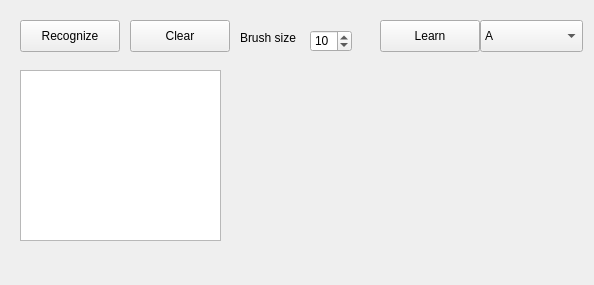
<?xml version="1.0" encoding="UTF-8"?>
<ui version="4.0">
 <class>MainWindow</class>
 <widget class="QMainWindow" name="MainWindow">
  <property name="geometry">
   <rect>
    <x>0</x>
    <y>0</y>
    <width>594</width>
    <height>285</height>
   </rect>
  </property>
  <property name="windowTitle">
   <string>English alphabet recognizer</string>
  </property>
  <widget class="QWidget" name="centralwidget">
   <widget class="QSpinBox" name="spinBox">
    <property name="geometry">
     <rect>
      <x>310</x>
      <y>30</y>
      <width>42</width>
      <height>22</height>
     </rect>
    </property>
    <property name="minimum">
     <number>1</number>
    </property>
    <property name="maximum">
     <number>20</number>
    </property>
    <property name="value">
     <number>10</number>
    </property>
   </widget>
   <widget class="QGraphicsView" name="graphicsView">
    <property name="geometry">
     <rect>
      <x>20</x>
      <y>70</y>
      <width>201</width>
      <height>171</height>
     </rect>
    </property>
   </widget>
   <widget class="QLabel" name="label">
    <property name="geometry">
     <rect>
      <x>240</x>
      <y>30</y>
      <width>91</width>
      <height>16</height>
     </rect>
    </property>
    <property name="text">
     <string>Brush size</string>
    </property>
   </widget>
   <widget class="QPushButton" name="pushButton_2">
    <property name="geometry">
     <rect>
      <x>130</x>
      <y>20</y>
      <width>100</width>
      <height>32</height>
     </rect>
    </property>
    <property name="text">
     <string>Clear</string>
    </property>
   </widget>
   <widget class="QPushButton" name="pushButton">
    <property name="geometry">
     <rect>
      <x>20</x>
      <y>20</y>
      <width>100</width>
      <height>32</height>
     </rect>
    </property>
    <property name="text">
     <string>Recognize</string>
    </property>
   </widget>
   <widget class="QLabel" name="label_2">
    <property name="geometry">
     <rect>
      <x>230</x>
      <y>60</y>
      <width>161</width>
      <height>161</height>
     </rect>
    </property>
    <property name="font">
     <font>
      <pointsize>101</pointsize>
     </font>
    </property>
    <property name="text">
     <string/>
    </property>
   </widget>
   <widget class="QPushButton" name="pushButton_3">
    <property name="geometry">
     <rect>
      <x>380</x>
      <y>20</y>
      <width>100</width>
      <height>32</height>
     </rect>
    </property>
    <property name="text">
     <string>Learn</string>
    </property>
   </widget>
   <widget class="QComboBox" name="comboBox">
    <property name="geometry">
     <rect>
      <x>480</x>
      <y>20</y>
      <width>103</width>
      <height>32</height>
     </rect>
    </property>
    <item>
     <property name="text">
      <string>A</string>
     </property>
    </item>
    <item>
     <property name="text">
      <string>B</string>
     </property>
    </item>
    <item>
     <property name="text">
      <string>C</string>
     </property>
    </item>
    <item>
     <property name="text">
      <string>D</string>
     </property>
    </item>
    <item>
     <property name="text">
      <string>E</string>
     </property>
    </item>
    <item>
     <property name="text">
      <string>F</string>
     </property>
    </item>
    <item>
     <property name="text">
      <string>G</string>
     </property>
    </item>
    <item>
     <property name="text">
      <string>H</string>
     </property>
    </item>
    <item>
     <property name="text">
      <string>I</string>
     </property>
    </item>
    <item>
     <property name="text">
      <string>J</string>
     </property>
    </item>
    <item>
     <property name="text">
      <string>K</string>
     </property>
    </item>
    <item>
     <property name="text">
      <string>L</string>
     </property>
    </item>
    <item>
     <property name="text">
      <string>M</string>
     </property>
    </item>
    <item>
     <property name="text">
      <string>N</string>
     </property>
    </item>
    <item>
     <property name="text">
      <string>O</string>
     </property>
    </item>
    <item>
     <property name="text">
      <string>P</string>
     </property>
    </item>
    <item>
     <property name="text">
      <string>Q</string>
     </property>
    </item>
    <item>
     <property name="text">
      <string>R</string>
     </property>
    </item>
    <item>
     <property name="text">
      <string>S</string>
     </property>
    </item>
    <item>
     <property name="text">
      <string>T</string>
     </property>
    </item>
    <item>
     <property name="text">
      <string>U</string>
     </property>
    </item>
    <item>
     <property name="text">
      <string>V</string>
     </property>
    </item>
    <item>
     <property name="text">
      <string>W</string>
     </property>
    </item>
    <item>
     <property name="text">
      <string>X</string>
     </property>
    </item>
    <item>
     <property name="text">
      <string>Y</string>
     </property>
    </item>
    <item>
     <property name="text">
      <string>Z</string>
     </property>
    </item>
   </widget>
  </widget>
  <widget class="QMenuBar" name="menubar">
   <property name="geometry">
    <rect>
     <x>0</x>
     <y>0</y>
     <width>594</width>
     <height>24</height>
    </rect>
   </property>
  </widget>
 </widget>
 <resources/>
 <connections/>
</ui>
